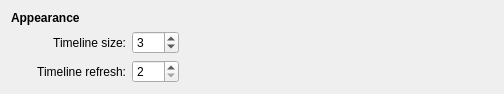
<?xml version="1.0" encoding="UTF-8"?>
<ui version="4.0">
 <class>TwitterConfig</class>
 <widget class="QWidget" name="TwitterConfig">
  <property name="geometry">
   <rect>
    <x>0</x>
    <y>0</y>
    <width>504</width>
    <height>81</height>
   </rect>
  </property>
  <layout class="QGridLayout" name="gridLayout">
   <item row="0" column="0" colspan="2">
    <widget class="QLabel" name="label_7">
     <property name="font">
      <font>
       <weight>75</weight>
       <bold>true</bold>
      </font>
     </property>
     <property name="text">
      <string>Appearance</string>
     </property>
    </widget>
   </item>
   <item row="1" column="1">
    <widget class="QLabel" name="label_3">
     <property name="text">
      <string>Timeline size:</string>
     </property>
     <property name="alignment">
      <set>Qt::AlignRight|Qt::AlignTrailing|Qt::AlignVCenter</set>
     </property>
     <property name="buddy">
      <cstring>historySizeSpinBox</cstring>
     </property>
    </widget>
   </item>
   <item row="1" column="2">
    <layout class="QHBoxLayout" name="horizontalLayout">
     <item>
      <widget class="KIntSpinBox" name="historySizeSpinBox">
       <property name="maximum">
        <number>100</number>
       </property>
       <property name="value">
        <number>3</number>
       </property>
      </widget>
     </item>
     <item>
      <spacer name="horizontalSpacer">
       <property name="orientation">
        <enum>Qt::Horizontal</enum>
       </property>
       <property name="sizeHint" stdset="0">
        <size>
         <width>40</width>
         <height>20</height>
        </size>
       </property>
      </spacer>
     </item>
    </layout>
   </item>
   <item row="2" column="1">
    <widget class="QLabel" name="label_4">
     <property name="text">
      <string>Timeline refresh:</string>
     </property>
     <property name="alignment">
      <set>Qt::AlignRight|Qt::AlignTrailing|Qt::AlignVCenter</set>
     </property>
     <property name="buddy">
      <cstring>historyRefreshSpinBox</cstring>
     </property>
    </widget>
   </item>
   <item row="2" column="2">
    <layout class="QHBoxLayout" name="horizontalLayout_2">
     <item>
      <widget class="KIntSpinBox" name="historyRefreshSpinBox">
       <property name="minimum">
        <number>2</number>
       </property>
       <property name="maximum">
        <number>999</number>
       </property>
      </widget>
     </item>
     <item>
      <spacer name="horizontalSpacer_2">
       <property name="orientation">
        <enum>Qt::Horizontal</enum>
       </property>
       <property name="sizeHint" stdset="0">
        <size>
         <width>40</width>
         <height>20</height>
        </size>
       </property>
      </spacer>
     </item>
    </layout>
   </item>
   <item row="3" column="0">
    <spacer name="verticalSpacer">
     <property name="orientation">
      <enum>Qt::Vertical</enum>
     </property>
     <property name="sizeHint" stdset="0">
      <size>
       <width>20</width>
       <height>0</height>
      </size>
     </property>
    </spacer>
   </item>
  </layout>
 </widget>
 <customwidgets>
  <customwidget>
   <class>KIntSpinBox</class>
   <extends>QSpinBox</extends>
   <header>knuminput.h</header>
  </customwidget>
 </customwidgets>
 <tabstops>
  <tabstop>historySizeSpinBox</tabstop>
  <tabstop>historyRefreshSpinBox</tabstop>
 </tabstops>
 <resources/>
 <connections/>
</ui>
